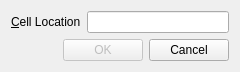
<?xml version="1.0" encoding="UTF-8"?>
<ui version="4.0">
 <class>GoToCellDialog</class>
 <widget class="QWidget" name="GoToCellDialog">
  <property name="geometry">
   <rect>
    <x>0</x>
    <y>0</y>
    <width>240</width>
    <height>71</height>
   </rect>
  </property>
  <property name="windowTitle">
   <string>Go to Cell</string>
  </property>
  <layout class="QVBoxLayout" name="verticalLayout">
   <item>
    <layout class="QHBoxLayout" name="horizontalLayout">
     <item>
      <widget class="QLabel" name="label">
       <property name="text">
        <string>&amp;Cell Location</string>
       </property>
       <property name="buddy">
        <cstring>lineEdit</cstring>
       </property>
      </widget>
     </item>
     <item>
      <widget class="QLineEdit" name="lineEdit"/>
     </item>
    </layout>
   </item>
   <item>
    <layout class="QHBoxLayout" name="horizontalLayout_2">
     <item>
      <spacer name="horizontalSpacer">
       <property name="orientation">
        <enum>Qt::Horizontal</enum>
       </property>
       <property name="sizeHint" stdset="0">
        <size>
         <width>58</width>
         <height>20</height>
        </size>
       </property>
      </spacer>
     </item>
     <item>
      <widget class="QPushButton" name="okButton">
       <property name="enabled">
        <bool>false</bool>
       </property>
       <property name="text">
        <string>OK</string>
       </property>
       <property name="default">
        <bool>true</bool>
       </property>
      </widget>
     </item>
     <item>
      <widget class="QPushButton" name="cancelButton">
       <property name="text">
        <string>Cancel</string>
       </property>
      </widget>
     </item>
    </layout>
   </item>
  </layout>
 </widget>
 <tabstops>
  <tabstop>lineEdit</tabstop>
  <tabstop>okButton</tabstop>
  <tabstop>cancelButton</tabstop>
 </tabstops>
 <resources/>
 <connections/>
</ui>
